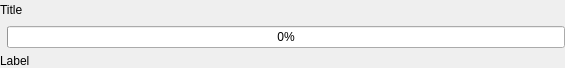
<?xml version="1.0" encoding="UTF-8"?>
<ui version="4.0">
 <class>Core::ProgressSystem::ProgressItemWidget</class>
 <widget class="QWidget" name="Core::ProgressSystem::ProgressItemWidget">
  <property name="geometry">
   <rect>
    <x>0</x>
    <y>0</y>
    <width>565</width>
    <height>68</height>
   </rect>
  </property>
  <property name="windowTitle">
   <string>Progress</string>
  </property>
  <layout class="QGridLayout" name="gridLayout">
   <property name="leftMargin">
    <number>0</number>
   </property>
   <property name="topMargin">
    <number>0</number>
   </property>
   <property name="rightMargin">
    <number>0</number>
   </property>
   <property name="bottomMargin">
    <number>0</number>
   </property>
   <item row="0" column="0">
    <layout class="QHBoxLayout" name="title_layout">
     <property name="spacing">
      <number>0</number>
     </property>
     <item>
      <widget class="QLabel" name="title_label">
       <property name="text">
        <string>Title</string>
       </property>
      </widget>
     </item>
     <item>
      <spacer name="horizontalSpacer">
       <property name="orientation">
        <enum>Qt::Horizontal</enum>
       </property>
       <property name="sizeHint" stdset="0">
        <size>
         <width>40</width>
         <height>20</height>
        </size>
       </property>
      </spacer>
     </item>
    </layout>
   </item>
   <item row="1" column="0">
    <layout class="QHBoxLayout" name="horizontalLayout">
     <property name="spacing">
      <number>0</number>
     </property>
     <item>
      <widget class="QLabel" name="icon_label">
       <property name="text">
        <string/>
       </property>
       <property name="pixmap">
        <pixmap resource="../core.qrc">:/core/images/progress-run-default-icon@24x24.png</pixmap>
       </property>
      </widget>
     </item>
     <item>
      <widget class="QProgressBar" name="progress_bar">
       <property name="value">
        <number>0</number>
       </property>
       <property name="textVisible">
        <bool>true</bool>
       </property>
      </widget>
     </item>
    </layout>
   </item>
   <item row="2" column="0">
    <widget class="QLabel" name="description_label">
     <property name="text">
      <string>Label</string>
     </property>
    </widget>
   </item>
  </layout>
 </widget>
 <resources>
  <include location="../core.qrc"/>
 </resources>
 <connections/>
</ui>
